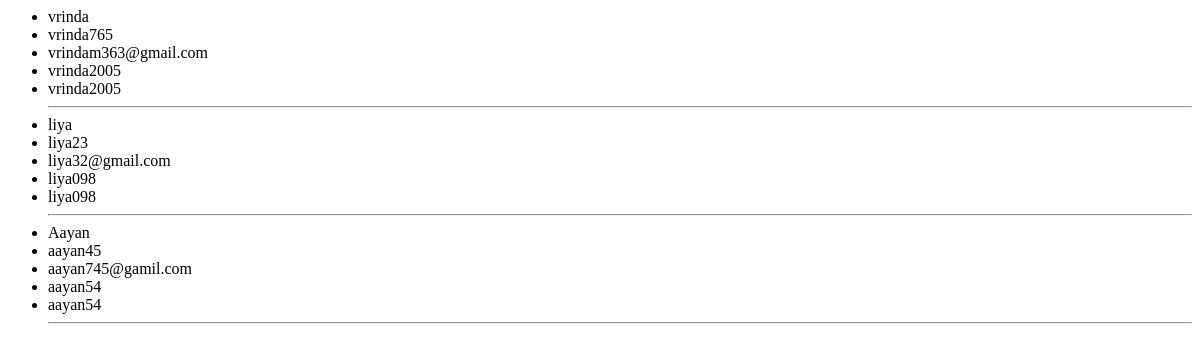
Before: /register/list with the older database file.
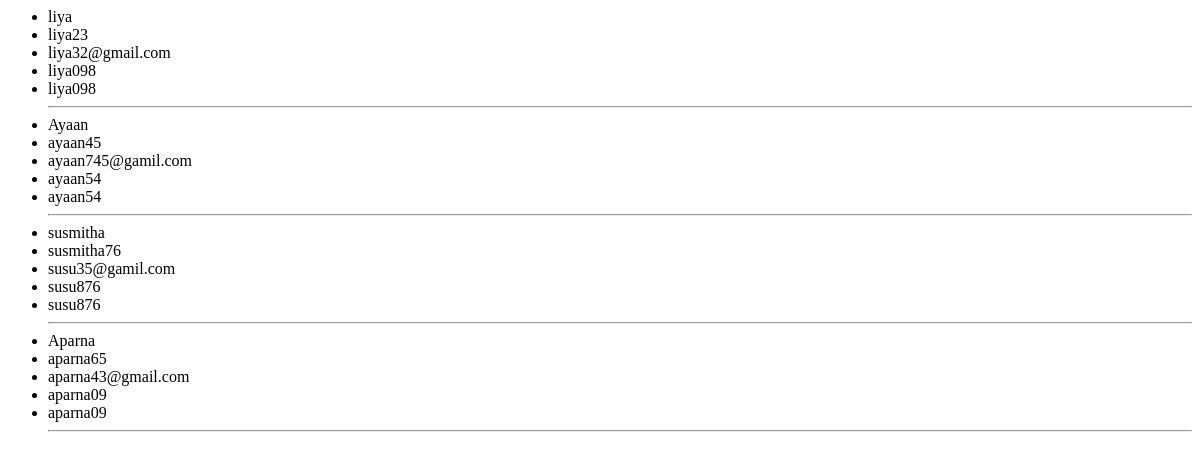
After: the same page with the newer database file.
### pythonapp/models.py (models this page shows, shortened)
class RegisterModel(models.Model):
    name = models.CharField(max_length = 200)
    username = models.CharField(max_length = 200)
    email= models.EmailField()
    password = models.CharField(max_length = 200)
    confirmpassword = models.CharField(max_length = 200)

### pythonapp/views.py (the view)
# urls.py: path('register/list',RegisterList.as_view(),name='register_list'),
class RegisterList(ListView
                   ):
      model= RegisterModel
      template_name='registerform_list.html'
      context_object_name='register_list'

### pythonapp/templates/registerform_list.html
<ul>
    {% for object in object_list %}
    <li>{{ object.name }}</li>
    <li>{{ object.username }}</li>
    <li>{{ object.email }}</li>
    <li>{{ object.password }}</li>
    <li>{{ object.confirmpassword }}</li>
    <hr/>
    {% empty %}
    <li>No objects yet.</li>
    {% endfor %}
</ul>

Changed rows visible on the page:
removed RegisterModel: name "vrinda", username "vrinda765", email "vrindam363@gmail.com", password "vrinda2005", confirmpassword "vrinda2005"
changed RegisterModel: name "Aayan" → "Ayaan"; username "aayan45" → "ayaan45"; email "aayan745@gamil.com" → "ayaan745@gamil.com"; password "aayan54" → "ayaan54"; confirmpassword "aayan54" → "ayaan54"
added RegisterModel: name "susmitha", username "susmitha76", email "susu35@gamil.com", password "susu876", confirmpassword "susu876"
added RegisterModel: name "Aparna", username "aparna65", email "aparna43@gmail.com", password "aparna09", confirmpassword "aparna09"
